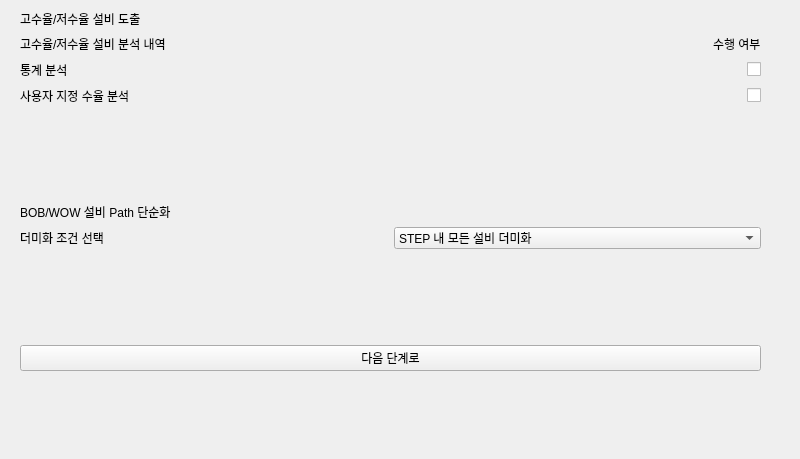
<?xml version="1.0" encoding="UTF-8"?>
<ui version="4.0">
 <class>Form</class>
 <widget class="QWidget" name="Form">
  <property name="geometry">
   <rect>
    <x>0</x>
    <y>0</y>
    <width>800</width>
    <height>459</height>
   </rect>
  </property>
  <property name="windowTitle">
   <string>Form</string>
  </property>
  <widget class="QWidget" name="layoutWidget">
   <property name="geometry">
    <rect>
     <x>20</x>
     <y>10</y>
     <width>741</width>
     <height>361</height>
    </rect>
   </property>
   <layout class="QVBoxLayout" name="verticalLayout_3">
    <item>
     <widget class="QLabel" name="label">
      <property name="text">
       <string>고수율/저수율 설비 도출</string>
      </property>
     </widget>
    </item>
    <item>
     <layout class="QHBoxLayout" name="horizontalLayout">
      <item>
       <widget class="QLabel" name="label_4">
        <property name="text">
         <string>고수율/저수율 설비 분석 내역</string>
        </property>
       </widget>
      </item>
      <item>
       <spacer name="horizontalSpacer_2">
        <property name="orientation">
         <enum>Qt::Horizontal</enum>
        </property>
        <property name="sizeHint" stdset="0">
         <size>
          <width>40</width>
          <height>20</height>
         </size>
        </property>
       </spacer>
      </item>
      <item>
       <widget class="QLabel" name="label_9">
        <property name="text">
         <string>수행 여부</string>
        </property>
       </widget>
      </item>
     </layout>
    </item>
    <item>
     <layout class="QHBoxLayout" name="horizontalLayout_5">
      <item>
       <widget class="QLabel" name="label_7">
        <property name="text">
         <string>통계 분석</string>
        </property>
       </widget>
      </item>
      <item>
       <spacer name="horizontalSpacer_4">
        <property name="orientation">
         <enum>Qt::Horizontal</enum>
        </property>
        <property name="sizeHint" stdset="0">
         <size>
          <width>40</width>
          <height>20</height>
         </size>
        </property>
       </spacer>
      </item>
      <item>
       <widget class="QCheckBox" name="checkBox">
        <property name="text">
         <string/>
        </property>
        <property name="checked">
         <bool>false</bool>
        </property>
       </widget>
      </item>
     </layout>
    </item>
    <item>
     <layout class="QHBoxLayout" name="horizontalLayout_4">
      <item>
       <widget class="QLabel" name="label_6">
        <property name="text">
         <string>사용자 지정 수율 분석</string>
        </property>
       </widget>
      </item>
      <item>
       <spacer name="horizontalSpacer_3">
        <property name="orientation">
         <enum>Qt::Horizontal</enum>
        </property>
        <property name="sizeHint" stdset="0">
         <size>
          <width>40</width>
          <height>20</height>
         </size>
        </property>
       </spacer>
      </item>
      <item>
       <widget class="QCheckBox" name="checkBox_2">
        <property name="text">
         <string/>
        </property>
       </widget>
      </item>
     </layout>
    </item>
    <item>
     <spacer name="verticalSpacer">
      <property name="orientation">
       <enum>Qt::Vertical</enum>
      </property>
      <property name="sizeHint" stdset="0">
       <size>
        <width>20</width>
        <height>40</height>
       </size>
      </property>
     </spacer>
    </item>
    <item>
     <layout class="QHBoxLayout" name="horizontalLayout_9">
      <item>
       <widget class="QLabel" name="label_2">
        <property name="text">
         <string>BOB/WOW 설비 Path 단순화</string>
        </property>
       </widget>
      </item>
     </layout>
    </item>
    <item>
     <layout class="QHBoxLayout" name="horizontalLayout_2">
      <item>
       <widget class="QLabel" name="label_11">
        <property name="text">
         <string>더미화 조건 선택</string>
        </property>
       </widget>
      </item>
      <item>
       <widget class="QComboBox" name="comboBox_4">
        <property name="sizePolicy">
         <sizepolicy hsizetype="Preferred" vsizetype="Preferred">
          <horstretch>0</horstretch>
          <verstretch>0</verstretch>
         </sizepolicy>
        </property>
        <item>
         <property name="text">
          <string>STEP 내 모든 설비 더미화</string>
         </property>
        </item>
        <item>
         <property name="text">
          <string>이전 STEP의 모든 설비의 성과 속성이 같은 설비 더미화</string>
         </property>
        </item>
        <item>
         <property name="text">
          <string>이전 STEP의 모든 설비의 성과 속성이 같은 설비 더미화</string>
         </property>
        </item>
       </widget>
      </item>
     </layout>
    </item>
    <item>
     <spacer name="verticalSpacer_2">
      <property name="orientation">
       <enum>Qt::Vertical</enum>
      </property>
      <property name="sizeHint" stdset="0">
       <size>
        <width>20</width>
        <height>40</height>
       </size>
      </property>
     </spacer>
    </item>
    <item>
     <widget class="QPushButton" name="pushButton_2">
      <property name="sizePolicy">
       <sizepolicy hsizetype="Minimum" vsizetype="Preferred">
        <horstretch>0</horstretch>
        <verstretch>0</verstretch>
       </sizepolicy>
      </property>
      <property name="text">
       <string>다음 단계로</string>
      </property>
     </widget>
    </item>
   </layout>
  </widget>
 </widget>
 <resources/>
 <connections/>
</ui>
